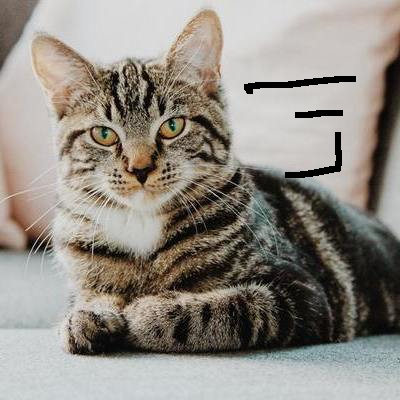
#> input picture source/cat_damaged.png, 400 x 400 px, found by its file name
$ python 18_cv2.inpaint.py
#> lines starting #> are read from the running program, lines starting #| are printed output that depends on the picture; after the words box and inside, x2 and y2 are one past the last pixel; in counts of white or black regions, pixels touching at a corner belong together
import numpy as np
import cv2

# Open the image.
img = cv2.imread('source/cat_damaged.png')
#> img is the input picture: shape (400, 400, 3); mean B, G, R 132.1, 139.8, 145.4
img = cv2.resize(img, (0, 0), fx=0.7, fy=0.7)
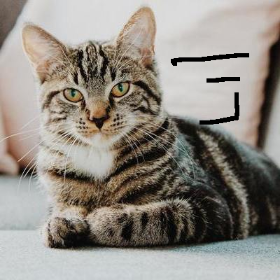
#> img: shape (280, 280, 3); mean B, G, R 132, 139.6, 145.3

# Load the mask.
mask = cv2.imread('source/cat_mask.png', 0)
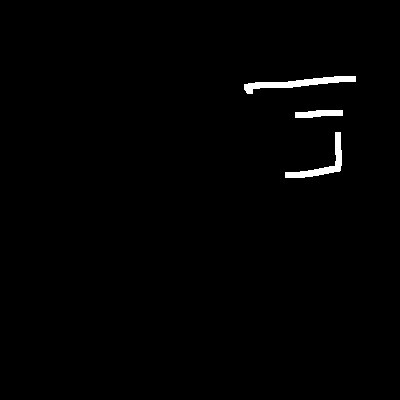
#> input picture source/cat_mask.png, 400 x 400 px, found by its file name
#> mask: shape (400, 400); 1% white; 3 white regions, box (x1, y1, x2, y2) and area: (244, 76, 356, 94) 740, (285, 132, 342, 178) 579, (295, 110, 343, 118) 298
mask = cv2.resize(mask, (0, 0), fx=0.7, fy=0.7)
#> mask: shape (280, 280)

# Inpaint.
dst = cv2.inpaint(img, mask, 3, cv2.INPAINT_NS)

# Write the output.

cv2.imshow('Original',img)
cv2.imshow('Mask',mask)
cv2.imshow('cat_inpainted.png', dst)

cv2.waitKey(0)
cv2.destroyAllWindows()
